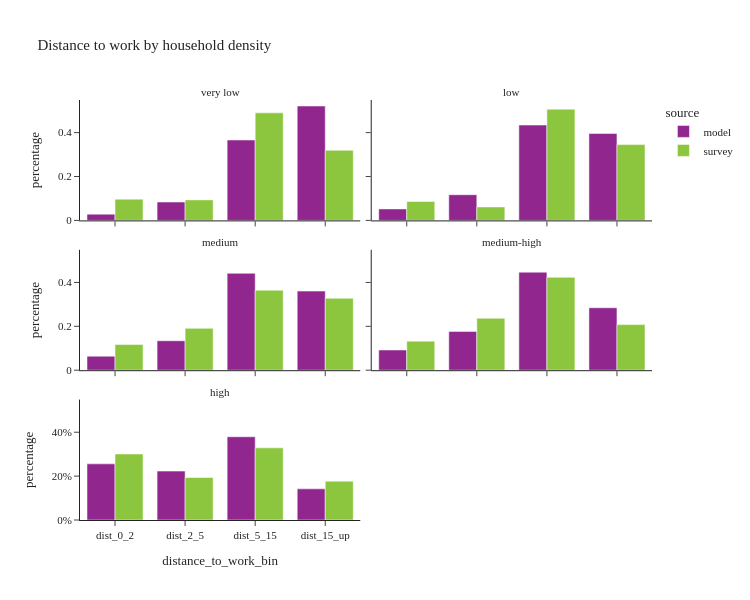

Here is the notebook cell this chart was saved with:
### Markdown cell above
- Household density represents the household density of a person's home location

### Code cell
util.plot_share_facetbar(per_data, 'person_weight', share_col="distance_to_work_bin", title="Distance to work by household density", 
                            facet_col="log_hh_1_group", facet_col_wrap=2, height=600, orientation='v')

### Figure 1 — Plotly figure (JSON) as saved in the notebook; plotly's stock layout.template omitted (floating-point values rounded to 4 significant figures)
{"data": [{"alignmentgroup": "True", "customdata": [[7013], [20624], [90214], [128321]], "hovertemplate": "source=model<br>log_hh_1_group=very low<br>distance_to_work_bin=%{x}<br>percentage=%{y}<br>sample_size=%{customdata[0]}<extra></extra>", "legendgroup": "model", "marker": {"color": "#91268F", "pattern": {"shape": ""}}, "name": "model", "offsetgroup": "model", "orientation": "v", "showlegend": true, "textposition": "auto", "type": "bar", "x": ["dist_0_2", "dist_2_5", "dist_5_15", "dist_15_up"], "xaxis": "x5", "y": [0.02849, 0.08378, 0.3665, 0.5213], "yaxis": "y5"}, {"alignmentgroup": "True", "customdata": [[13632], [30496], [113296], [103293]], "hovertemplate": "source=model<br>log_hh_1_group=low<br>distance_to_work_bin=%{x}<br>percentage=%{y}<br>sample_size=%{customdata[0]}<extra></extra>", "legendgroup": "model", "marker": {"color": "#91268F", "pattern": {"shape": ""}}, "name": "model", "offsetgroup": "model", "orientation": "v", "showlegend": false, "textposition": "auto", "type": "bar", "x": ["dist_0_2", "dist_2_5", "dist_5_15", "dist_15_up"], "xaxis": "x6", "y": [0.05229, 0.117, 0.4346, 0.3962], "yaxis": "y6"}, {"alignmentgroup": "True", "customdata": [[33617], [70791], [232993], [190182]], "hovertemplate": "source=model<br>log_hh_1_group=medium<br>distance_to_work_bin=%{x}<br>percentage=%{y}<br>sample_size=%{customdata[0]}<extra></extra>", "legendgroup": "model", "marker": {"color": "#91268F", "pattern": {"shape": ""}}, "name": "model", "offsetgroup": "model", "orientation": "v", "showlegend": false, "textposition": "auto", "type": "bar", "x": ["dist_0_2", "dist_2_5", "dist_5_15", "dist_15_up"], "xaxis": "x3", "y": [0.06372, 0.1342, 0.4416, 0.3605], "yaxis": "y3"}, {"alignmentgroup": "True", "customdata": [[45185], [86793], [219105], [139580]], "hovertemplate": "source=model<br>log_hh_1_group=medium-high<br>distance_to_work_bin=%{x}<br>percentage=%{y}<br>sample_size=%{customdata[0]}<extra></extra>", "legendgroup": "model", "marker": {"color": "#91268F", "pattern": {"shape": ""}}, "name": "model", "offsetgroup": "model", "orientation": "v", "showlegend": false, "textposition": "auto", "type": "bar", "x": ["dist_0_2", "dist_2_5", "dist_5_15", "dist_15_up"], "xaxis": "x4", "y": [0.09209, 0.1769, 0.4465, 0.2845], "yaxis": "y4"}, {"alignmentgroup": "True", "customdata": [[117876], [102721], [174836], [65398]], "hovertemplate": "source=model<br>log_hh_1_group=high<br>distance_to_work_bin=%{x}<br>percentage=%{y}<br>sample_size=%{customdata[0]}<extra></extra>", "legendgroup": "model", "marker": {"color": "#91268F", "pattern": {"shape": ""}}, "name": "model", "offsetgroup": "model", "orientation": "v", "showlegend": false, "textposition": "auto", "type": "bar", "x": ["dist_0_2", "dist_2_5", "dist_5_15", "dist_15_up"], "xaxis": "x", "y": [0.2558, 0.2229, 0.3794, 0.1419], "yaxis": "y"}, {"alignmentgroup": "True", "customdata": [[21], [26], [84], [97]], "hovertemplate": "source=survey<br>log_hh_1_group=very low<br>distance_to_work_bin=%{x}<br>percentage=%{y}<br>sample_size=%{customdata[0]}<extra></extra>", "legendgroup": "survey", "marker": {"color": "#8CC63E", "pattern": {"shape": ""}}, "name": "survey", "offsetgroup": "survey", "orientation": "v", "showlegend": true, "textposition": "auto", "type": "bar", "x": ["dist_0_2", "dist_2_5", "dist_5_15", "dist_15_up"], "xaxis": "x5", "y": [0.09686, 0.09353, 0.4901, 0.3195], "yaxis": "y5"}, {"alignmentgroup": "True", "customdata": [[22], [32], [109], [66]], "hovertemplate": "source=survey<br>log_hh_1_group=low<br>distance_to_work_bin=%{x}<br>percentage=%{y}<br>sample_size=%{customdata[0]}<extra></extra>", "legendgroup": "survey", "marker": {"color": "#8CC63E", "pattern": {"shape": ""}}, "name": "survey", "offsetgroup": "survey", "orientation": "v", "showlegend": false, "textposition": "auto", "type": "bar", "x": ["dist_0_2", "dist_2_5", "dist_5_15", "dist_15_up"], "xaxis": "x6", "y": [0.08622, 0.06147, 0.5068, 0.3455], "yaxis": "y6"}, {"alignmentgroup": "True", "customdata": [[74], [79], [220], [141]], "hovertemplate": "source=survey<br>log_hh_1_group=medium<br>distance_to_work_bin=%{x}<br>percentage=%{y}<br>sample_size=%{customdata[0]}<extra></extra>", "legendgroup": "survey", "marker": {"color": "#8CC63E", "pattern": {"shape": ""}}, "name": "survey", "offsetgroup": "survey", "orientation": "v", "showlegend": false, "textposition": "auto", "type": "bar", "x": ["dist_0_2", "dist_2_5", "dist_5_15", "dist_15_up"], "xaxis": "x3", "y": [0.1169, 0.1906, 0.3646, 0.3279], "yaxis": "y3"}, {"alignmentgroup": "True", "customdata": [[98], [154], [248], [112]], "hovertemplate": "source=survey<br>log_hh_1_group=medium-high<br>distance_to_work_bin=%{x}<br>percentage=%{y}<br>sample_size=%{customdata[0]}<extra></extra>", "legendgroup": "survey", "marker": {"color": "#8CC63E", "pattern": {"shape": ""}}, "name": "survey", "offsetgroup": "survey", "orientation": "v", "showlegend": false, "textposition": "auto", "type": "bar", "x": ["dist_0_2", "dist_2_5", "dist_5_15", "dist_15_up"], "xaxis": "x4", "y": [0.1323, 0.2365, 0.4234, 0.2077], "yaxis": "y4"}, {"alignmentgroup": "True", "customdata": [[449], [332], [407], [173]], "hovertemplate": "source=survey<br>log_hh_1_group=high<br>distance_to_work_bin=%{x}<br>percentage=%{y}<br>sample_size=%{customdata[0]}<extra></extra>", "legendgroup": "survey", "marker": {"color": "#8CC63E", "pattern": {"shape": ""}}, "name": "survey", "offsetgroup": "survey", "orientation": "v", "showlegend": false, "textposition": "auto", "type": "bar", "x": ["dist_0_2", "dist_2_5", "dist_5_15", "dist_15_up"], "xaxis": "x", "y": [0.3008, 0.1937, 0.3287, 0.1768], "yaxis": "y"}], "layout": {"annotations": [{"font": {}, "showarrow": false, "text": "high", "x": 0.245, "xanchor": "center", "xref": "paper", "y": 0.2867, "yanchor": "bottom", "yref": "paper"}, {"font": {}, "showarrow": false, "text": "medium", "x": 0.245, "xanchor": "center", "xref": "paper", "y": 0.6433, "yanchor": "bottom", "yref": "paper"}, {"font": {}, "showarrow": false, "text": "medium-high", "x": 0.755, "xanchor": "center", "xref": "paper", "y": 0.6433, "yanchor": "bottom", "yref": "paper"}, {"font": {}, "showarrow": false, "text": "very low", "x": 0.245, "xanchor": "center", "xref": "paper", "y": 1.0, "yanchor": "bottom", "yref": "paper"}, {"font": {}, "showarrow": false, "text": "low", "x": 0.755, "xanchor": "center", "xref": "paper", "y": 1.0, "yanchor": "bottom", "yref": "paper"}], "barmode": "group", "height": 600, "legend": {"title": {"text": "source"}, "tracegroupgap": 0}, "title": {"text": "Distance to work by household density"}, "width": 750, "xaxis": {"anchor": "y", "domain": [0.0, 0.49], "title": {"text": "distance_to_work_bin"}}, "xaxis2": {"anchor": "y2", "domain": [0.51, 1.0], "matches": "x", "title": {"text": "distance_to_work_bin"}}, "xaxis3": {"anchor": "y3", "domain": [0.0, 0.49], "matches": "x", "showticklabels": false}, "xaxis4": {"anchor": "y4", "domain": [0.51, 1.0], "matches": "x", "showticklabels": false}, "xaxis5": {"anchor": "y5", "domain": [0.0, 0.49], "matches": "x", "showticklabels": false}, "xaxis6": {"anchor": "y6", "domain": [0.51, 1.0], "matches": "x", "showticklabels": false}, "yaxis": {"anchor": "x", "domain": [0.0, 0.2867], "tickformat": ".0%", "title": {"text": "percentage"}}, "yaxis2": {"anchor": "x2", "domain": [0.0, 0.2867], "matches": "y", "showticklabels": false, "tickformat": ".0%"}, "yaxis3": {"anchor": "x3", "domain": [0.3567, 0.6433], "matches": "y", "title": {"text": "percentage"}}, "yaxis4": {"anchor": "x4", "domain": [0.3567, 0.6433], "matches": "y", "showticklabels": false}, "yaxis5": {"anchor": "x5", "domain": [0.7133, 1.0], "matches": "y", "title": {"text": "percentage"}}, "yaxis6": {"anchor": "x6", "domain": [0.7133, 1.0], "matches": "y", "showticklabels": false}}}
